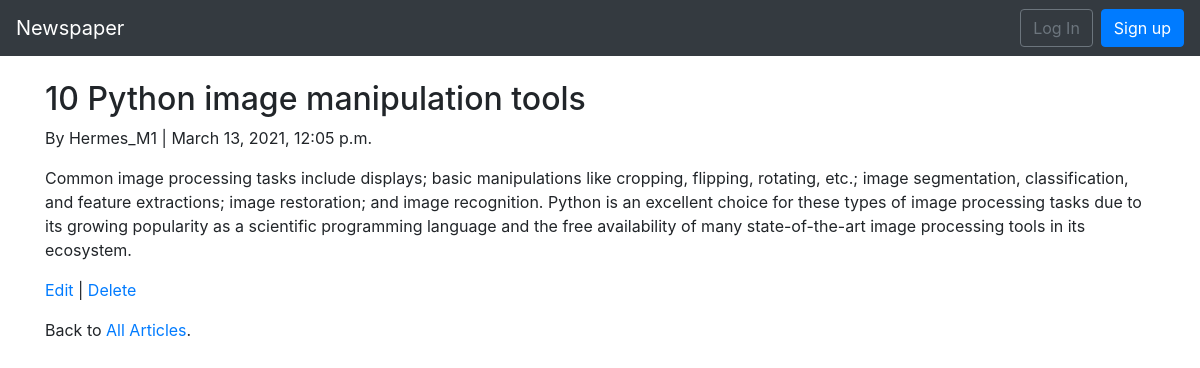
The page /articles/4/ on the database its author committed.
### articles/models.py (models this page shows, shortened)
class Article(models.Model):
    title = models.CharField(max_length = 255)
    body = models.TextField()
    date = models.DateTimeField(auto_now_add = True)
    author = models.ForeignKey(get_user_model(), on_delete=models.CASCADE)

### users/models.py (models this page shows)
class CustomUser(AbstractUser):
    age = models.PositiveIntegerField(null=True, blank=True)

### articles/views.py (the view)
# urls.py: path('<int:pk>/', ArticleDetailView.as_view(), name='article_detail'),
class ArticleDetailView(DetailView):
    model = Article
    template_name = 'article_detail.html'
    login_url = 'login'

### templates/article_detail.html
{% extends 'base.html' %}
{%  block content %}
<div class='article-entry'>
    <h2> {{ object.title }} </h2>
    <p> By {{ object.author }} | {{ object.date }} </p>
    <p> {{ object.body }} </p>
</div>
    <p><a href="{% url 'article_edit' article.pk %}">Edit</a> | <a href="{% url 'article_delete' article.pk %}">Delete</a></p>
    <p>Back to <a href="{% url 'article_list' %}">All Articles</a>.</p>
{% endblock content %}

### rows shown on the page
Article: title "10 Python image manipulation tools", author "Hermes_M1", date "March 13, 2021, 12:05 p.m.", body "Common image processing tasks include displays; basic manipulations like cropping, flipping, rotating, etc.; image segmentation, classification, and feature extractions; image restoration; and image recognition. Python is an excellent choice for these types of image processing tasks due to its growing popularity as a scientific programming language and the free availability of many state-of-the-art image processing tools in its ecosystem."
